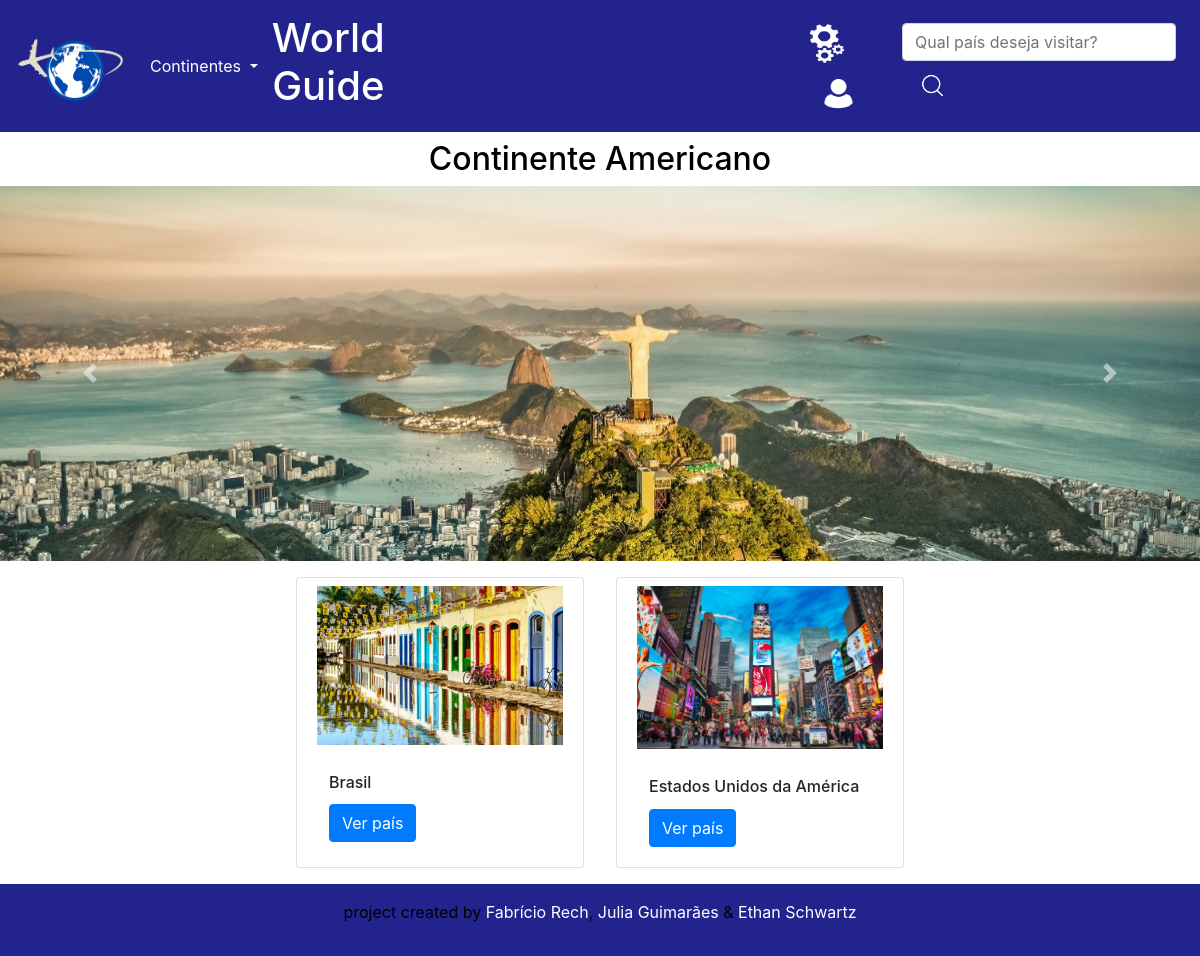
Before: /america/Continente/ with the older database file.
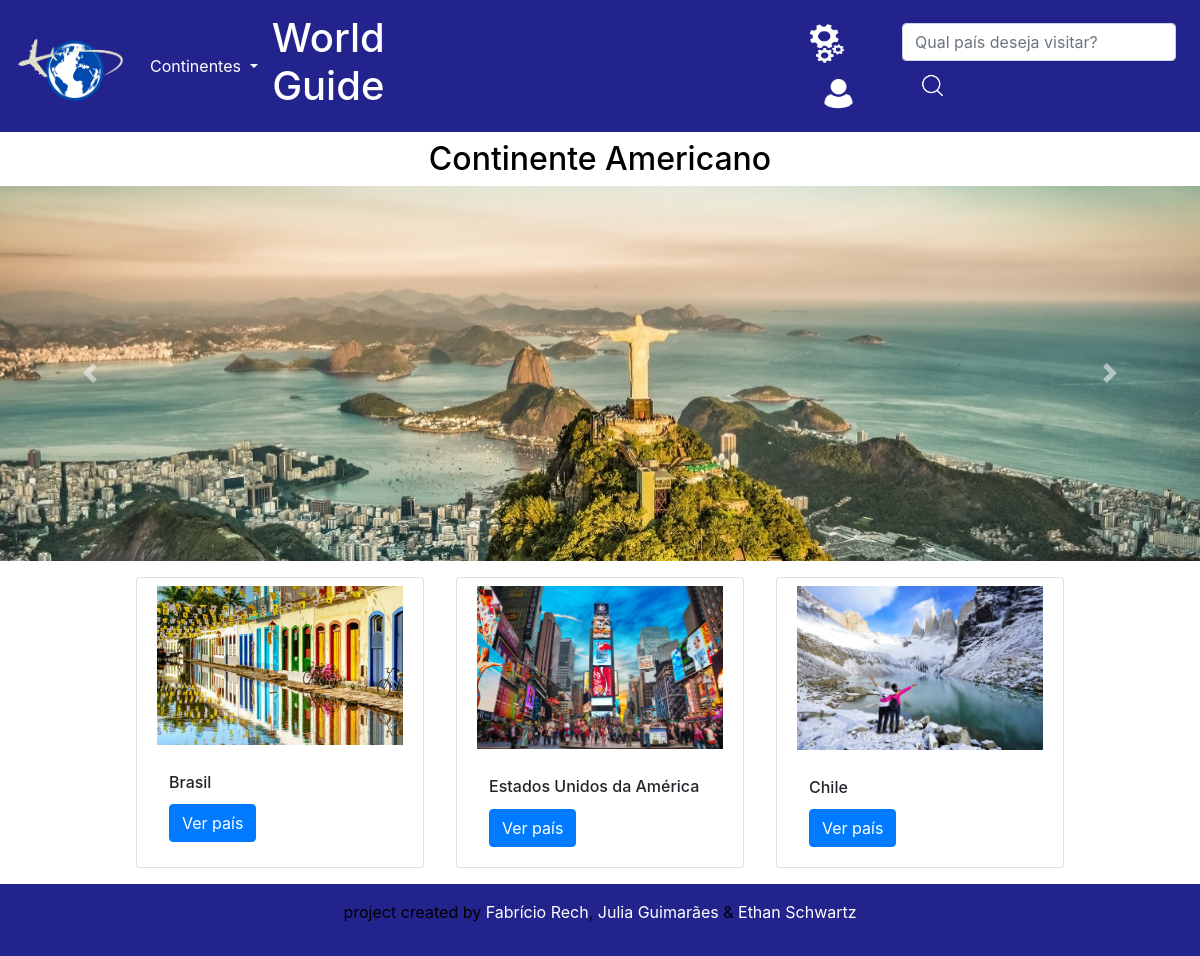
After: the same page with the newer database file.
### america/models.py (models this page shows, shortened)
class model_america(models.Model):
    Continente = models.CharField(max_length=100)
    País = models.CharField(max_length=100)
    Descricao = models.CharField(max_length=3000)
    OndeFicar = models.CharField(max_length=1800)
    OndeComer = models.CharField(max_length=1800)
    OndeVisitar = models.CharField(max_length=1800)
    carr = models.ImageField(upload_to='img/%Y/%m/%d/')
    foto = models.ImageField(upload_to='img/%Y/%m/%d/')
    ta_publicado = models.BooleanField(default=False)
    link = models.CharField(max_length=60)

### america/views.py (the view)
# urls.py: path('Continente/', views.v_americano, name='continente'),
def v_americano(request):
    cont = models.model_america.objects.all()
    dicionario = {'cont': cont}
    return render(request,'America/paginas/index.html',context=dicionario)

### america/templates/america/paginas/index.html (shortened to what this page needs)
{% extends 'global/paginas/continente.html' %}
{% block continente %}
Continente Americano
{% endblock %}

### meus_templates/global/paginas/continente.html (shortened to what this page needs)
{% load static %}
<head>
</head>
{% include 'global/parciais/header.html' %}
<link rel="stylesheet" href="https://cdn.jsdelivr.net/npm/bootstrap@4.0.0/dist/css/bootstrap.min.css">
<div>
  <h2 class="text-center m-2">{% block continente %}{% endblock %}<h2>
</div>
<div id="carouselExampleIndicators" class="carousel slide" data-ride="carousel">
    <div class="carousel-inner">
    {% for item in cont %}
        {% if item.id == 1 %}
      <div class="carousel-item active">
        <a href="./detalhe/{{ item.link }}"><img  class="d-block w-100" src="{{ item.carr.url}}" href="./{{ item.link }}" /></a>
      </div>
      {% else %}
      <div class="carousel-item">
        <a href="./detalhe/{{ item.link }}"><img  class="d-block w-100" src="{{ item.carr.url}}" /></a>
      </div>
      {% endif %}
    {% endfor %}
    </div>
    <a class="carousel-control-prev" href="#carouselExampleIndicators" role="button" data-slide="prev">
      <span class="carousel-control-prev-icon" aria-hidden="true"></span>
    </a>
    <a class="carousel-control-next" href="#carouselExampleIndicators" role="button" data-slide="next">
      <span class="carousel-control-next-icon" aria-hidden="true"></span>
    </a>
  </div>
<div class="row row-cols-3 d-flex justify-content-center">
    {% for item in cont %}
    <div class="card m-3" style="width: 18rem;">
        <img class="card-img-top p-2" src="{{item.foto.url}}" alt="Card image cap">
        <div class="card-body">
            <h6 class="card-title">{{item.País}}</h6>
            <a href="detalhe/{{item.link}}" class="btn btn-primary">Ver país</a>
        </div>
    </div>
    {% endfor %}
</div>
{% include 'global/parciais/footer.html' %}

### meus_templates/global/parciais/header.html (shortened to what this page needs)
{% load static %}
<head>
    <link href="https://cdn.jsdelivr.net/npm/bootstrap@5.3.0/dist/css/bootstrap.min.css" rel="stylesheet">
    <link href="{% static 'global/css/main.css' %}" rel="stylesheet">
  </head>
  <header>
    <nav id=header class="navbar navbar-expand-lg">
    <a class="navbar-brand" href="{% url 'inicio:home' %}"><img src="{% static 'global/imagem/logo-wg.png' %}" width="110" height="80" alt=""></a>
    <div class="collapse navbar-collapse" id="navbarSupportedContent">
      <ul class="navbar-nav mr-auto">
        <li class="nav-item dropdown">
          <a style="color: white;" class="nav-link dropdown-toggle" href="#" id="navbarDropdown" role="button" data-toggle="dropdown" aria-haspopup="true" aria-expanded="false">
            Continentes
          </a>
        </li>
      </ul>
      <h1 style="color:white; margin-right: 400px;" class="text-center">World Guide</h1>
      <nav class="navbar navbar">
        <a class="navbar-brand" href="{% url 'admin:index' %}">
          <img src="{% static 'global/imagem/admin.png' %}" width="40" height="45" alt="">
        <a class="navbar-brand" href="{% url 'user:login' %}">
          <img src="{% static 'global/imagem/user.png' %}" width="63" height="35" alt="">
        </a>
      </nav>
      <form class="form-inline my-2 my-lg-0" action="{% url 'inicio:busca' %}">
        <input class="form-control mr-sm-2" name="buscando" type="text" placeholder="Qual país deseja visitar?" aria-label="Search">
        <button class="btn btn-outline my-2 my-sm-0" type="submit"><img src="{% static 'global/imagem/lup.png' %}" width="35" height="35" alt=""></button>
      </form>
    </div>
  </nav>
  </header>

### meus_templates/global/parciais/footer.html (shortened to what this page needs)
  <div class="text-center text-white p-3" style="background-color: #23238E;;">
  <p>project created by
    <a class="text-white" href="https://github.com/Hollow-Soul" target="_blank">Fabrício Rech</a>,
    <a class="text-white" href="https://github.com/juliaguima" target="_blank">Julia Guimarães</a> &
    <a class="text-white" href="https://github.com/EthnSchwartz" target="_blank">Ethan Schwartz</a>
  </p>
</div>

### meus_statics/global/css/main.css (style rules this page uses)
* { margin: 0; padding: 0; color: black; }
#header { background-color: #23238E; }

Changed rows visible on the page:
added model_america: foto (picture), País "Chile"
